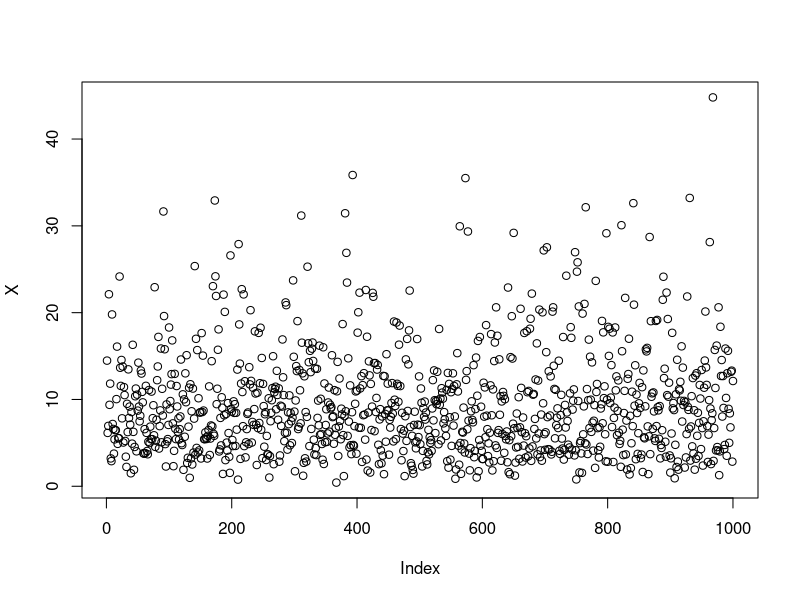
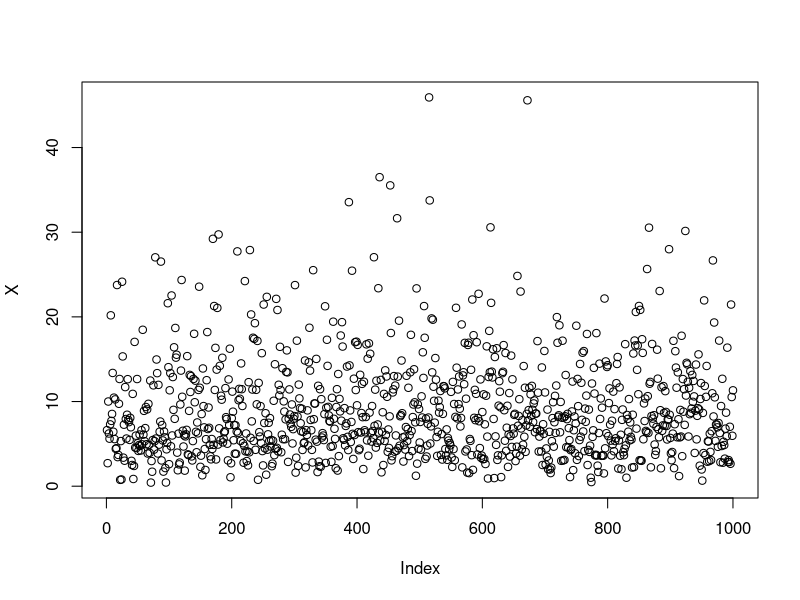
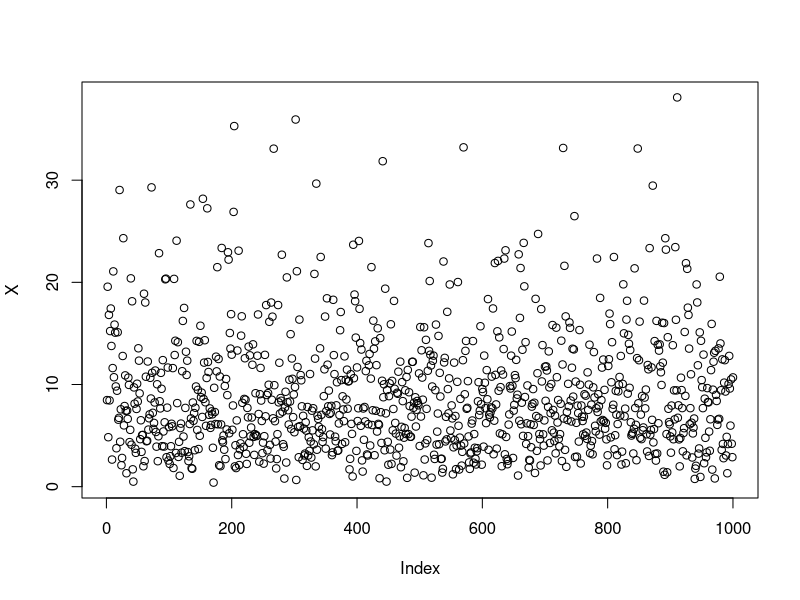
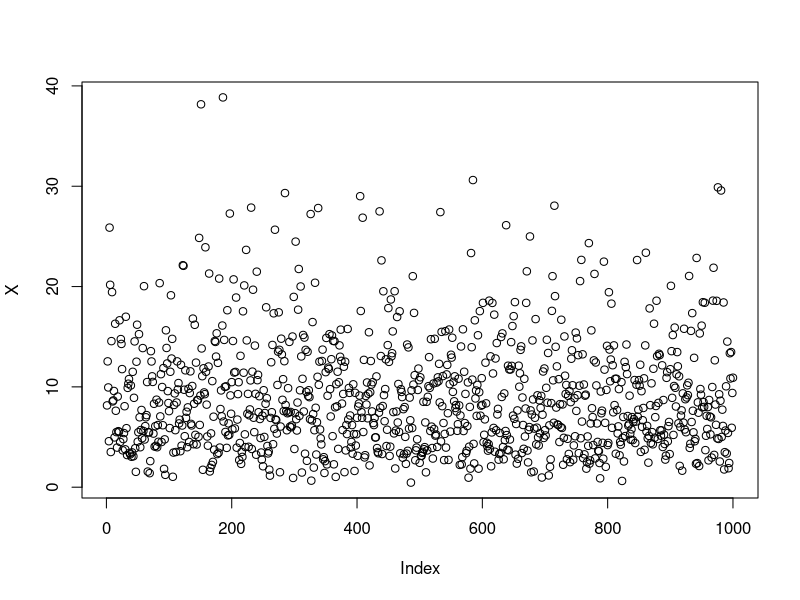
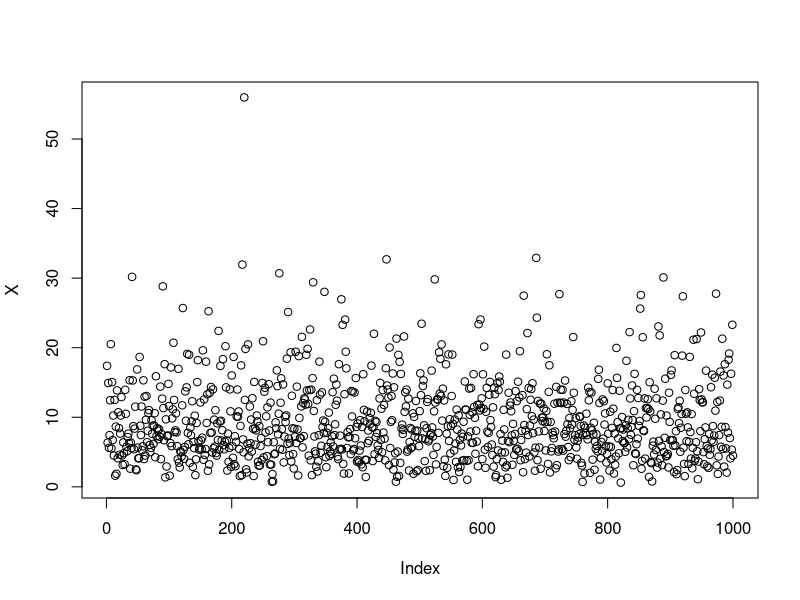
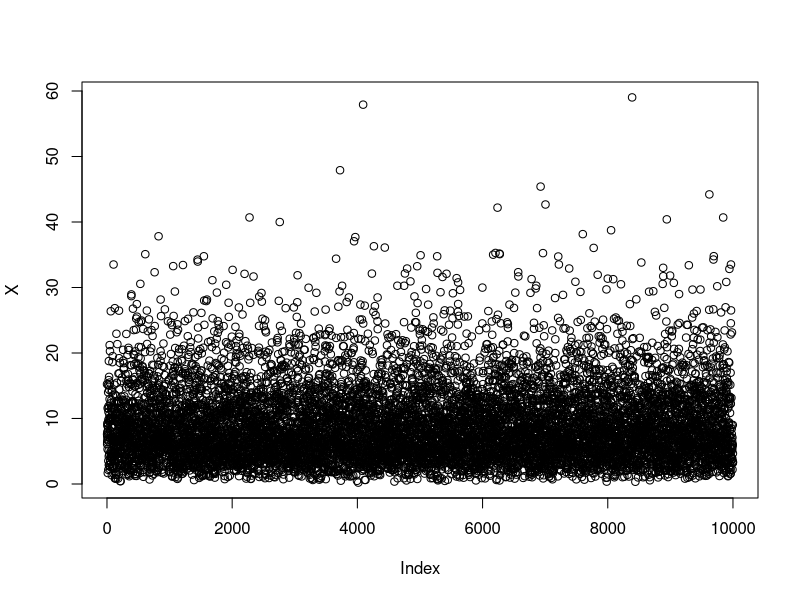
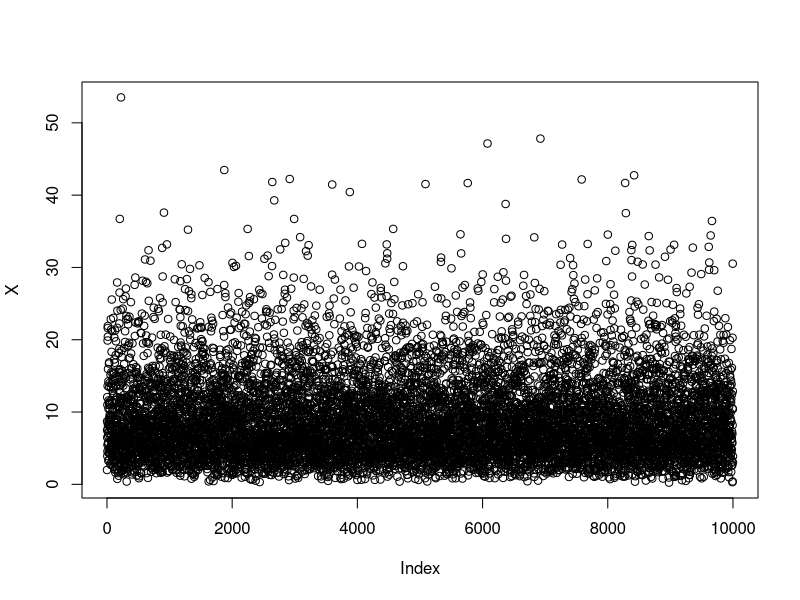
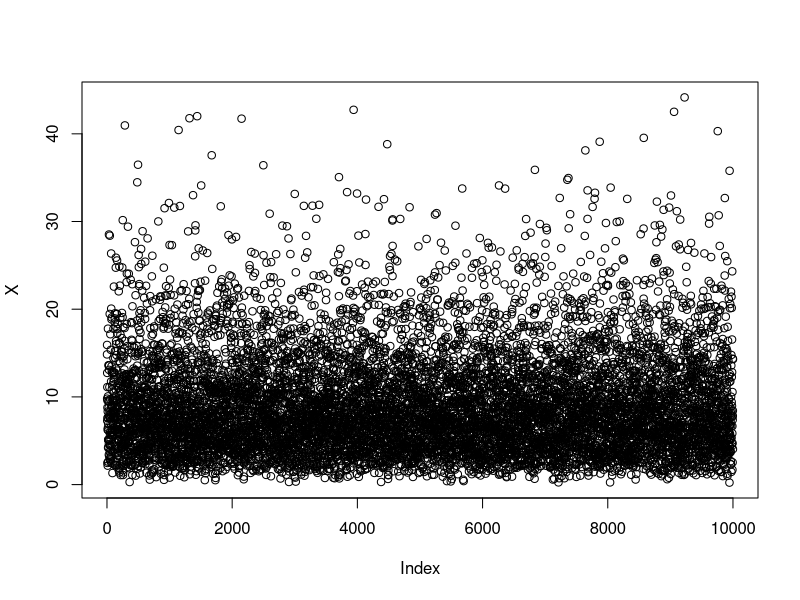

Generate these figures, in order, with R:
#Set seed to generate Random Numbers
set.seed(1)

plot_hist <- function(X,n){
  hist(X,probability=TRUE,xlab="x", main="Histogram of the draws of X",col="grey")
}

plot_density <- function(X){
  dens <- function(X) dexp(X,0.2)
  curve(dens, add = TRUE, col = "red")
}

simulate <- function(n){
  #Random sample execution time for module X1,X2,X3
  X = rexp(3,rate=0.2)

  #Total execution time of the system
  X = max(X)
  #Simulating for n trials
  X = replicate(n,max(rexp(3,rate=0.2)))
  plot(X)
  #histograph of X
  #plot_hist(X,n)
  #density curve of X
  #plot_density(X)
  return (mean(X))
}

y <- replicate(5,simulate(1000))
mean(y)
y <- replicate(5,simulate(10000))
mean(y)
y <- replicate(5,simulate(100000))
mean(y)